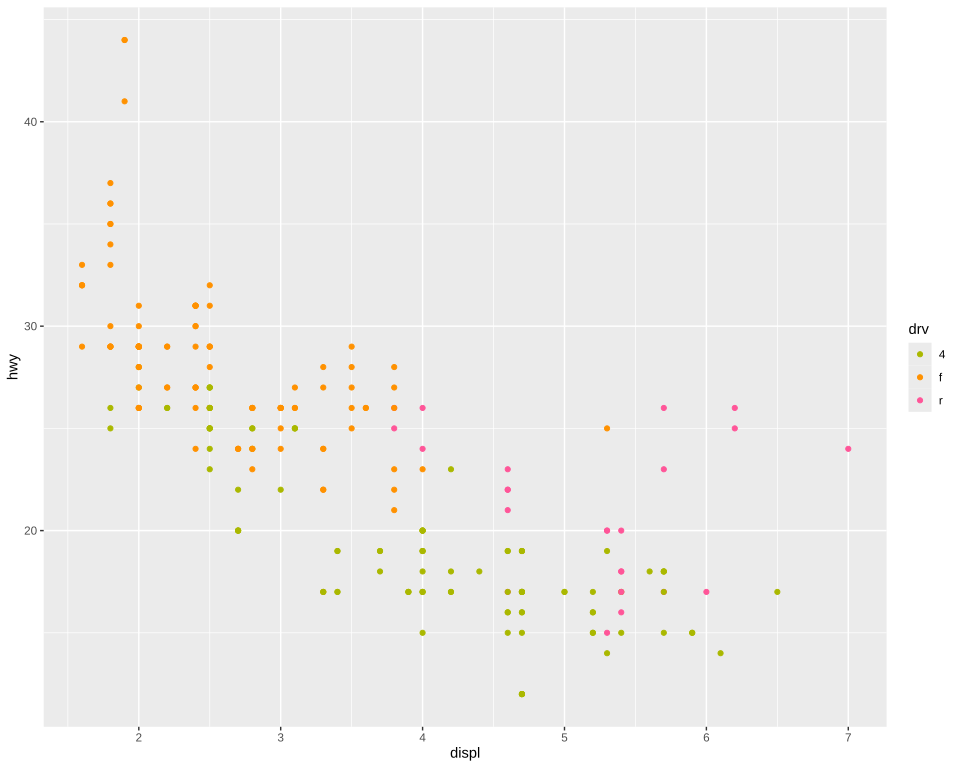

The R source for this figure:
# The plot test/golden/scale_hue.svg draws, drawn by ggplot2 itself, as ggplot2's own visual tests
# draw their snapshots: the independent check on that golden whenever it changes. The suite never
# runs this; it needs R, ggplot2 and vdiffr, saved as the Docker image giggly-r:ggplot2-4.0.3. From
# the repository's root:
#
#   docker run --rm -v "$PWD/test/golden":/golden:ro giggly-r:ggplot2-4.0.3 \
#     Rscript /golden/scale_hue.R > scale_hue.ggplot2.svg
#
# and compare the two drawings element by element, as test/golden/point.R describes.
#
# mpg's highway mileage by displacement coloured by drive train through hues from 0 to 90 degrees,
# a range short of the circle and so spread end to end, chroma 150 and luminance 70, handed out
# in reverse.
#
# First checked with ggplot2 4.0.3 and vdiffr 1.0.9: every element and clip path matches but
# svglite's around the whole drawing, the one departure test/golden/point.R's, the x axis drawn
# before the y.

library(ggplot2)

plot <- ggplot(mpg, aes(displ, hwy, colour = drv)) +
  geom_point() +
  scale_colour_hue(h = c(0, 90), l = 70, c = 150, direction = -1) +
  theme_gray()

file <- tempfile(fileext = ".svg")
vdiffr::write_svg(plot, file)
cat(readLines(file), sep = "\n")
